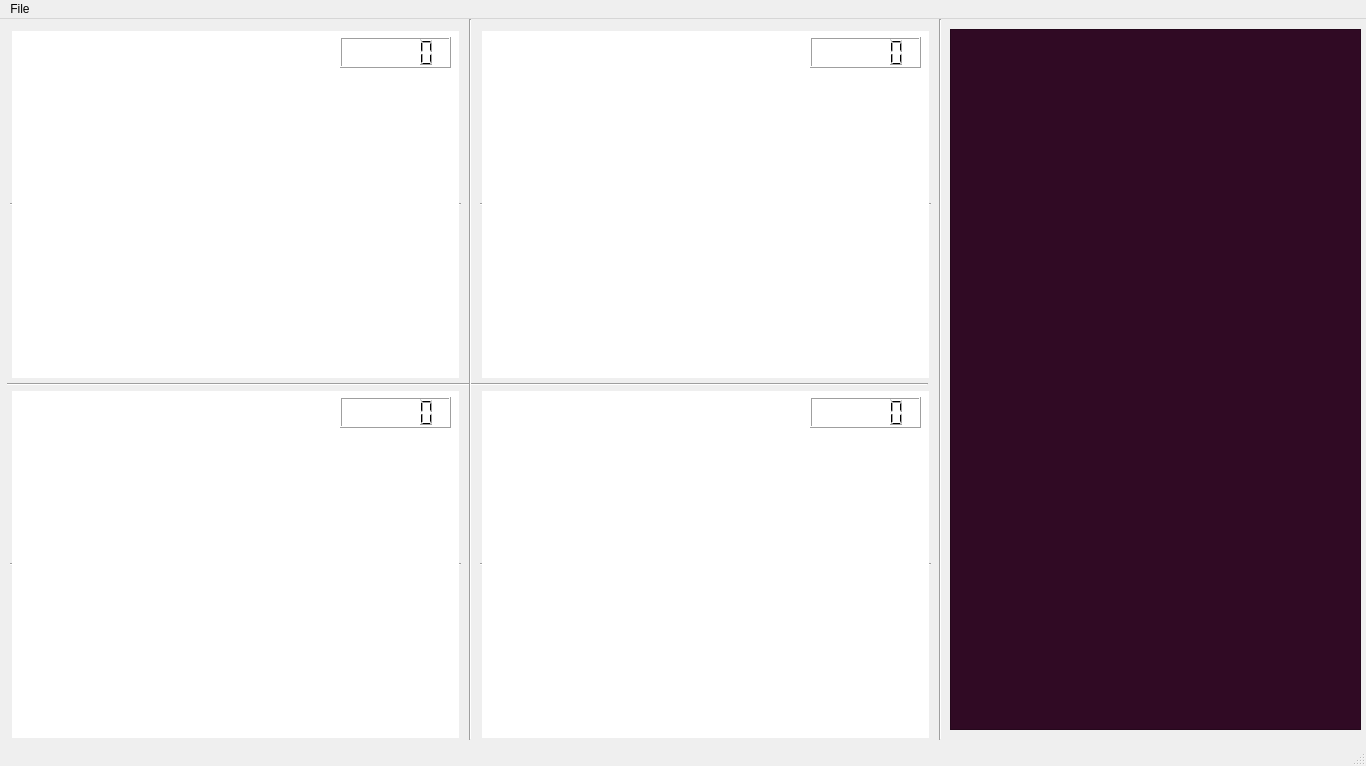
<?xml version="1.0" encoding="UTF-8"?>
<ui version="4.0">
 <class>MainWindow</class>
 <widget class="QMainWindow" name="MainWindow">
  <property name="geometry">
   <rect>
    <x>0</x>
    <y>0</y>
    <width>1366</width>
    <height>766</height>
   </rect>
  </property>
  <property name="windowTitle">
   <string>MainWindow</string>
  </property>
  <widget class="QWidget" name="centralwidget">
   <widget class="QColumnView" name="vid_bg2">
    <property name="geometry">
     <rect>
      <x>10</x>
      <y>370</y>
      <width>451</width>
      <height>351</height>
     </rect>
    </property>
    <property name="frameShape">
     <enum>QFrame::HLine</enum>
    </property>
   </widget>
   <widget class="QColumnView" name="vid_bg1">
    <property name="geometry">
     <rect>
      <x>480</x>
      <y>10</y>
      <width>451</width>
      <height>351</height>
     </rect>
    </property>
    <property name="frameShape">
     <enum>QFrame::HLine</enum>
    </property>
   </widget>
   <widget class="QWidget" name="verticalLayoutWidget_3">
    <property name="geometry">
     <rect>
      <x>490</x>
      <y>410</y>
      <width>431</width>
      <height>301</height>
     </rect>
    </property>
    <layout class="QVBoxLayout" name="video_layout3"/>
   </widget>
   <widget class="QColumnView" name="vid_bg3">
    <property name="geometry">
     <rect>
      <x>480</x>
      <y>370</y>
      <width>451</width>
      <height>351</height>
     </rect>
    </property>
    <property name="frameShape">
     <enum>QFrame::HLine</enum>
    </property>
   </widget>
   <widget class="Line" name="line">
    <property name="geometry">
     <rect>
      <x>930</x>
      <y>0</y>
      <width>20</width>
      <height>721</height>
     </rect>
    </property>
    <property name="orientation">
     <enum>Qt::Vertical</enum>
    </property>
   </widget>
   <widget class="QWidget" name="verticalLayoutWidget_4">
    <property name="geometry">
     <rect>
      <x>20</x>
      <y>410</y>
      <width>431</width>
      <height>301</height>
     </rect>
    </property>
    <layout class="QVBoxLayout" name="video_layout2"/>
   </widget>
   <widget class="QTextBrowser" name="terminal">
    <property name="geometry">
     <rect>
      <x>950</x>
      <y>10</y>
      <width>411</width>
      <height>701</height>
     </rect>
    </property>
    <property name="styleSheet">
     <string notr="true">background-color: rgb(48, 10, 36);
border-color: rgb(48, 10, 36);
color: rgb(255, 255, 255);</string>
    </property>
    <property name="html">
     <string>&lt;!DOCTYPE HTML PUBLIC &quot;-//W3C//DTD HTML 4.0//EN&quot; &quot;http://www.w3.org/TR/REC-html40/strict.dtd&quot;&gt;
&lt;html&gt;&lt;head&gt;&lt;meta name=&quot;qrichtext&quot; content=&quot;1&quot; /&gt;&lt;style type=&quot;text/css&quot;&gt;
p, li { white-space: pre-wrap; }
&lt;/style&gt;&lt;/head&gt;&lt;body style=&quot; font-family:'Ubuntu'; font-size:11pt; font-weight:200; font-style:normal;&quot;&gt;
&lt;p style=&quot;-qt-paragraph-type:empty; margin-top:0px; margin-bottom:0px; margin-left:0px; margin-right:0px; -qt-block-indent:0; text-indent:0px; font-family:'Manjari'; font-weight:400;&quot;&gt;&lt;br /&gt;&lt;/p&gt;&lt;/body&gt;&lt;/html&gt;</string>
    </property>
   </widget>
   <widget class="QWidget" name="verticalLayoutWidget_6">
    <property name="geometry">
     <rect>
      <x>490</x>
      <y>50</y>
      <width>431</width>
      <height>301</height>
     </rect>
    </property>
    <layout class="QVBoxLayout" name="video_layout1"/>
   </widget>
   <widget class="QLCDNumber" name="lcd_timer2">
    <property name="geometry">
     <rect>
      <x>340</x>
      <y>378</y>
      <width>111</width>
      <height>31</height>
     </rect>
    </property>
    <property name="smallDecimalPoint">
     <bool>true</bool>
    </property>
    <property name="segmentStyle">
     <enum>QLCDNumber::Filled</enum>
    </property>
   </widget>
   <widget class="QLCDNumber" name="lcd_timer0">
    <property name="geometry">
     <rect>
      <x>340</x>
      <y>18</y>
      <width>111</width>
      <height>31</height>
     </rect>
    </property>
    <property name="smallDecimalPoint">
     <bool>true</bool>
    </property>
    <property name="segmentStyle">
     <enum>QLCDNumber::Filled</enum>
    </property>
   </widget>
   <widget class="QLCDNumber" name="lcd_timer1">
    <property name="geometry">
     <rect>
      <x>810</x>
      <y>18</y>
      <width>111</width>
      <height>31</height>
     </rect>
    </property>
    <property name="smallDecimalPoint">
     <bool>true</bool>
    </property>
    <property name="segmentStyle">
     <enum>QLCDNumber::Filled</enum>
    </property>
   </widget>
   <widget class="QLCDNumber" name="lcd_timer3">
    <property name="geometry">
     <rect>
      <x>810</x>
      <y>378</y>
      <width>111</width>
      <height>31</height>
     </rect>
    </property>
    <property name="smallDecimalPoint">
     <bool>true</bool>
    </property>
    <property name="segmentStyle">
     <enum>QLCDNumber::Filled</enum>
    </property>
   </widget>
   <widget class="QWidget" name="verticalLayoutWidget_7">
    <property name="geometry">
     <rect>
      <x>20</x>
      <y>50</y>
      <width>431</width>
      <height>301</height>
     </rect>
    </property>
    <layout class="QVBoxLayout" name="video_layout0"/>
   </widget>
   <widget class="QColumnView" name="vid_bg0">
    <property name="geometry">
     <rect>
      <x>10</x>
      <y>10</y>
      <width>451</width>
      <height>351</height>
     </rect>
    </property>
    <property name="frameShape">
     <enum>QFrame::HLine</enum>
    </property>
   </widget>
   <widget class="Line" name="line_2">
    <property name="geometry">
     <rect>
      <x>7</x>
      <y>355</y>
      <width>921</width>
      <height>20</height>
     </rect>
    </property>
    <property name="orientation">
     <enum>Qt::Horizontal</enum>
    </property>
   </widget>
   <widget class="Line" name="line_3">
    <property name="geometry">
     <rect>
      <x>460</x>
      <y>0</y>
      <width>20</width>
      <height>721</height>
     </rect>
    </property>
    <property name="orientation">
     <enum>Qt::Vertical</enum>
    </property>
   </widget>
   <widget class="QPushButton" name="full_screen0">
    <property name="geometry">
     <rect>
      <x>20</x>
      <y>20</y>
      <width>21</width>
      <height>27</height>
     </rect>
    </property>
    <property name="text">
     <string/>
    </property>
    <property name="icon">
     <iconset resource="AppResources.qrc">
      <normaloff>:/icons/img/full_screen.png</normaloff>:/icons/img/full_screen.png</iconset>
    </property>
    <property name="iconSize">
     <size>
      <width>25</width>
      <height>35</height>
     </size>
    </property>
    <property name="shortcut">
     <string>Ctrl+1</string>
    </property>
    <property name="flat">
     <bool>true</bool>
    </property>
   </widget>
   <widget class="QPushButton" name="full_screen3">
    <property name="geometry">
     <rect>
      <x>490</x>
      <y>380</y>
      <width>21</width>
      <height>27</height>
     </rect>
    </property>
    <property name="text">
     <string/>
    </property>
    <property name="icon">
     <iconset resource="AppResources.qrc">
      <normaloff>:/icons/img/full_screen.png</normaloff>:/icons/img/full_screen.png</iconset>
    </property>
    <property name="iconSize">
     <size>
      <width>25</width>
      <height>35</height>
     </size>
    </property>
    <property name="shortcut">
     <string>Ctrl+4</string>
    </property>
    <property name="flat">
     <bool>true</bool>
    </property>
   </widget>
   <widget class="QPushButton" name="full_screen2">
    <property name="geometry">
     <rect>
      <x>20</x>
      <y>380</y>
      <width>21</width>
      <height>27</height>
     </rect>
    </property>
    <property name="text">
     <string/>
    </property>
    <property name="icon">
     <iconset resource="AppResources.qrc">
      <normaloff>:/icons/img/full_screen.png</normaloff>:/icons/img/full_screen.png</iconset>
    </property>
    <property name="iconSize">
     <size>
      <width>25</width>
      <height>35</height>
     </size>
    </property>
    <property name="shortcut">
     <string>Ctrl+3</string>
    </property>
    <property name="flat">
     <bool>true</bool>
    </property>
   </widget>
   <widget class="QPushButton" name="full_screen1">
    <property name="geometry">
     <rect>
      <x>490</x>
      <y>20</y>
      <width>21</width>
      <height>27</height>
     </rect>
    </property>
    <property name="text">
     <string/>
    </property>
    <property name="icon">
     <iconset resource="AppResources.qrc">
      <normaloff>:/icons/img/full_screen.png</normaloff>:/icons/img/full_screen.png</iconset>
    </property>
    <property name="iconSize">
     <size>
      <width>25</width>
      <height>35</height>
     </size>
    </property>
    <property name="shortcut">
     <string>Ctrl+2</string>
    </property>
    <property name="flat">
     <bool>true</bool>
    </property>
   </widget>
   <zorder>vid_bg0</zorder>
   <zorder>vid_bg3</zorder>
   <zorder>vid_bg2</zorder>
   <zorder>vid_bg1</zorder>
   <zorder>verticalLayoutWidget_3</zorder>
   <zorder>line</zorder>
   <zorder>verticalLayoutWidget_4</zorder>
   <zorder>terminal</zorder>
   <zorder>verticalLayoutWidget_6</zorder>
   <zorder>lcd_timer2</zorder>
   <zorder>lcd_timer1</zorder>
   <zorder>lcd_timer3</zorder>
   <zorder>lcd_timer0</zorder>
   <zorder>verticalLayoutWidget_7</zorder>
   <zorder>line_2</zorder>
   <zorder>line_3</zorder>
   <zorder>full_screen0</zorder>
   <zorder>full_screen3</zorder>
   <zorder>full_screen2</zorder>
   <zorder>full_screen1</zorder>
  </widget>
  <widget class="QMenuBar" name="menubar">
   <property name="geometry">
    <rect>
     <x>0</x>
     <y>0</y>
     <width>1366</width>
     <height>25</height>
    </rect>
   </property>
   <widget class="QMenu" name="menuFile">
    <property name="title">
     <string>File</string>
    </property>
    <addaction name="actionSelect_Stream"/>
    <addaction name="separator"/>
    <addaction name="actionMinimize"/>
    <addaction name="actionExit"/>
   </widget>
   <addaction name="menuFile"/>
  </widget>
  <widget class="QStatusBar" name="statusbar"/>
  <action name="actionSelect_Stream">
   <property name="text">
    <string>Select Stream</string>
   </property>
   <property name="shortcut">
    <string>Ctrl+O</string>
   </property>
  </action>
  <action name="actionExit">
   <property name="text">
    <string>Exit</string>
   </property>
   <property name="shortcut">
    <string>Ctrl+Q</string>
   </property>
  </action>
  <action name="actionMinimize">
   <property name="text">
    <string>Minimize</string>
   </property>
  </action>
 </widget>
 <resources>
  <include location="AppResources.qrc"/>
 </resources>
 <connections/>
</ui>
